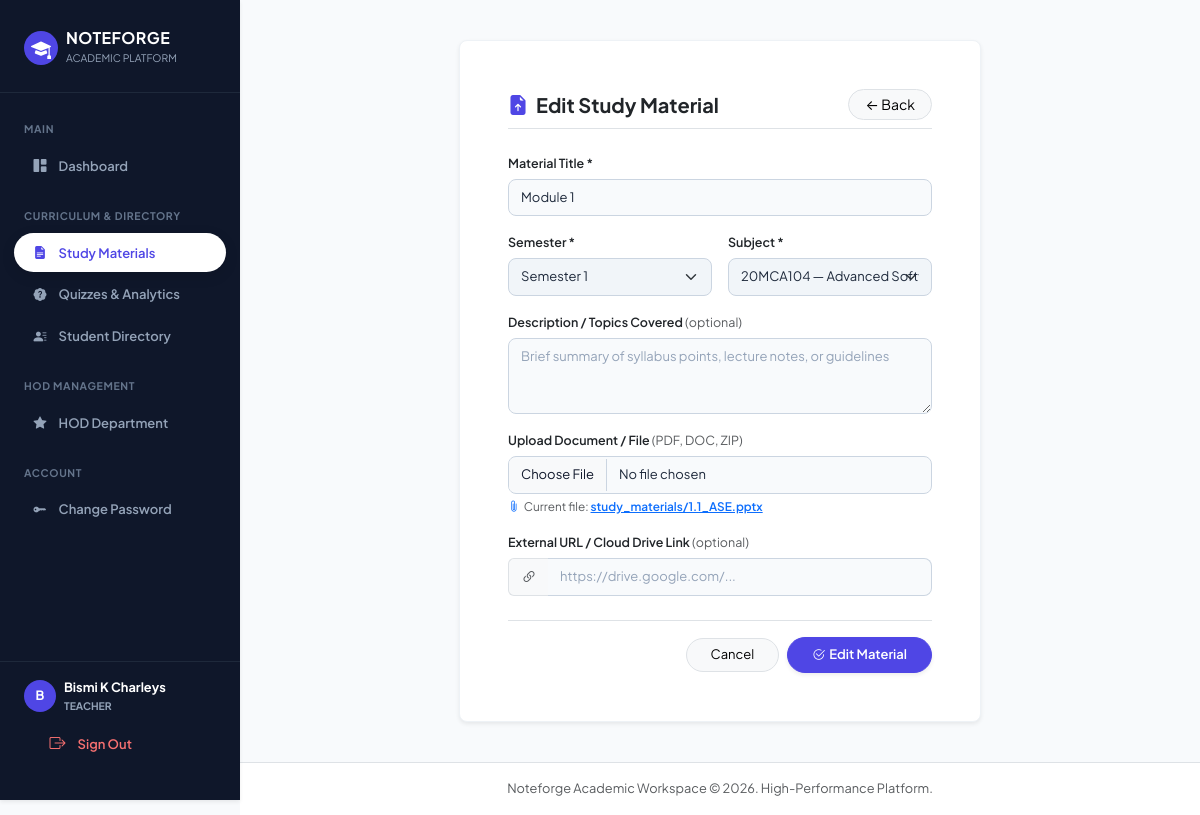
The app's page /teacher/materials/8/edit/ (signed in) with its own data.
### accounts/models.py (models this page shows, shortened)
class User(AbstractUser):
    ROLE_CHOICES = [
        ('admin',   'Admin'),
        ('teacher', 'Teacher'),
        ('student', 'Student'),
    ]
    DESIGNATION_CHOICES = [
        ('assistant_professor',  'Assistant Professor'),
        ('associate_professor',  'Associate Professor'),
    ]
    role        = models.CharField(max_length=10, choices=ROLE_CHOICES, default='student')
    department  = models.ForeignKey(
        Department, null=True, blank=True,
        on_delete=models.SET_NULL, related_name='users'
    )
    semester    = models.ForeignKey(
        Semester, null=True, blank=True,
        on_delete=models.SET_NULL, related_name='students'
    )
    semester_number = models.PositiveIntegerField(null=True, blank=True)
    batch       = models.ForeignKey(
        Batch, null=True, blank=True,
        on_delete=models.SET_NULL, related_name='students'
    )
    employee_id   = models.CharField(max_length=30, blank=True)
    phone         = models.CharField(max_length=15, blank=True)
    is_first_login = models.BooleanField(default=True)
    designation       = models.CharField(max_length=30, choices=DESIGNATION_CHOICES, blank=True)
    is_hod            = models.BooleanField(default=False)
    date_of_birth     = models.DateField(null=True, blank=True)
    assigned_subjects = models.ManyToManyField(Subject, blank=True, related_name='teachers')

class StudyMaterial(models.Model):
    subject       = models.ForeignKey(Subject, on_delete=models.CASCADE, related_name='materials')
    title         = models.CharField(max_length=200)
    description   = models.TextField(blank=True)
    file          = models.FileField(upload_to='study_materials/', blank=True, null=True)
    external_link = models.URLField(blank=True)
    uploaded_by   = models.ForeignKey(User, on_delete=models.CASCADE, related_name='uploaded_materials')
    created_at    = models.DateTimeField(auto_now_add=True)
    ai_summary            = models.TextField(blank=True, null=True)
    ai_summary_json       = models.JSONField(default=dict, blank=True)
    ai_summary_updated_at = models.DateTimeField(null=True, blank=True)
    mindmap_image         = models.ImageField(upload_to='mindmaps/', blank=True, null=True)
    mindmap_updated_at    = models.DateTimeField(null=True, blank=True)
    class Meta:
        ordering = ['-created_at']

class Subject(models.Model):
    semester     = models.ForeignKey(Semester, on_delete=models.CASCADE, related_name='subjects')
    name         = models.CharField(max_length=150)
    subject_code = models.CharField(max_length=30, unique=True)
    credits      = models.PositiveSmallIntegerField(default=0)

### teacher_panel/views.py (the view)
    def wrapper(request, *args, **kwargs):
        if not request.user.is_authenticated:
            return redirect('login')
        if request.user.role != 'teacher':
            messages.error(request, 'Access denied. Teacher portal only.')
            return redirect('login')
        if request.user.is_first_login and view_func.__name__ != 'change_password':
            messages.warning(request, 'Please change your temporary password before proceeding.')
            return redirect('teacher_change_password')
        return view_func(request, *args, **kwargs)

### templates/teacher_panel/material_form.html (shortened to what this page needs)
{% extends 'base.html' %}
{% block content %}
<div class="row justify-content-center py-3">
  <div class="col-md-9 col-lg-7">
    <div class="material-form-wrap card bg-white p-4 p-md-5 shadow-sm border-0 rounded-3" style="border: 1px solid #eef2f6 !important;">
      <div class="d-flex align-items-center justify-content-between mb-4 pb-2 border-bottom">
        <h5 class="fw-bold text-dark mb-0 d-flex align-items-center gap-2">
          <i class="bi bi-file-earmark-arrow-up-fill fs-5" style="color: var(--nf-indigo) !important;"></i>
          <span>{{ action }} Study Material</span>
        </h5>
        <a href="{% url 'teacher_material_list' %}" class="btn btn-sm btn-light border rounded-pill px-3">← Back</a>
      </div>
      <form method="post" enctype="multipart/form-data">
        <div class="mb-3">
          <label class="form-label fw-semibold text-dark">Material Title *</label>
          <input type="text" name="title" class="form-control" value="{{ material.title|default:'' }}" placeholder="e.g. Unit 1 Notes — Data Structures &amp; Algorithms" required>
        </div>
        <div class="row g-3 mb-3">
          <div class="col-md-6">
            <label class="form-label fw-semibold text-dark">Semester *</label>
            <select id="semSelect" class="form-select" onchange="loadSubjectsForSem()" {% if selected_sem %}disabled style="background-color: #f1f5f9; cursor: not-allowed;"{% else %}required{% endif %}>
              {% for s in semesters %}
              <option value="{{ s.pk }}" {% if selected_sem and selected_sem.pk == s.pk %}selected{% elif material and material.subject.semester_id == s.pk %}selected{% endif %}>Semester {{ s.number }}</option>
              {% endfor %}
            </select>
          </div>
          <div class="col-md-6">
            <label class="form-label fw-semibold text-dark">Subject *</label>
            <select id="subSelect" class="form-select" {% if not selected_sub %}name="subject" required{% else %}disabled style="background-color: #f1f5f9; cursor: not-allowed;"{% endif %}>
              {% if selected_sub %}
                <option value="{{ selected_sub.pk }}" selected>{{ selected_sub.subject_code }} — {{ selected_sub.name }}</option>
              {% elif available_subjects %}
                {% for sub in available_subjects %}
                <option value="{{ sub.pk }}" {% if material and material.subject_id == sub.pk %}selected{% endif %}>{{ sub.subject_code }} — {{ sub.name }}</option>
                {% endfor %}
              {% elif material %}
                <option value="{{ material.subject_id }}" selected>{{ material.subject.subject_code }} — {{ material.subject.name }}</option>
              {% endif %}
            </select>
          </div>
        </div>
        <div class="mb-3">
          <label class="form-label fw-semibold text-dark">Description / Topics Covered <span class="text-muted fw-normal">(optional)</span></label>
          <textarea name="description" class="form-control" rows="3" placeholder="Brief summary of syllabus points, lecture notes, or guidelines">{{ material.description|default:'' }}</textarea>
        </div>
        <div class="mb-3">
          <label class="form-label fw-semibold text-dark">Upload Document / File <span class="text-muted fw-normal">(PDF, DOC, ZIP)</span></label>
          <input type="file" name="file" class="form-control">
          {% if material.file %}
          <div class="form-text small mt-1.5 text-muted">
            <i class="bi bi-paperclip me-1 text-primary"></i>Current file: <a href="{{ material.file.url }}" target="_blank" class="fw-semibold">{{ material.file.name }}</a>
          </div>
          {% endif %}
        </div>
        <div class="mb-4">
          <label class="form-label fw-semibold text-dark">External URL / Cloud Drive Link <span class="text-muted fw-normal">(optional)</span></label>
          <div class="input-group">
            <span class="input-group-text bg-light text-muted border-end-0"><i class="bi bi-link-45deg"></i></span>
            <input type="url" name="external_link" class="form-control border-start-0" value="{{ material.external_link|default:'' }}" placeholder="https://drive.google.com/...">
          </div>
        </div>
        <div class="d-flex align-items-center justify-content-end gap-2 pt-3 border-top">
          <a href="{% url 'teacher_material_list' %}" class="btn btn-light border rounded-pill px-4" style="font-size: 13px;">Cancel</a>
          <button type="submit" class="btn btn-primary rounded-pill px-4 fw-semibold shadow-sm" style="font-size: 13px;">
            <i class="bi bi-check2-circle me-1"></i>{{ action }} Material
          </button>
        </div>
      </form>
    </div>
  </div>
</div>
{% endblock %}

### templates/base.html (shortened to what this page needs)
<!DOCTYPE html>
<html lang="en">
<head>
<link href="https://cdn.jsdelivr.net/npm/bootstrap@5.3.3/dist/css/bootstrap.min.css" rel="stylesheet">
<link rel="stylesheet" href="https://cdn.jsdelivr.net/npm/bootstrap-icons@1.11.3/font/bootstrap-icons.min.css">
</head>
<body>
<div class="d-flex">
  {% if user.is_authenticated %}
  <aside class="nf-sidebar shadow-sm" id="sidebarMenu">
    <div class="nf-sidebar-brand d-flex align-items-center justify-content-between">
      <div class="d-flex align-items-center gap-2">
        <div class="bg-primary text-white rounded-circle d-flex align-items-center justify-content-center fw-bold" style="width: 34px; height: 34px; background-color: var(--nf-indigo) !important;">
          <i class="bi bi-mortarboard-fill fs-5"></i>
        </div>
        <div>
          <div class="h6 fw-bold text-white mb-0" style="letter-spacing: 0.03em;">NOTEFORGE</div>
          <small class="text-slate-400" style="font-size: 0.65rem; color: #94a3b8;">ACADEMIC PLATFORM</small>
        </div>
      </div>
    </div>
    <nav class="py-2">
      {% if user.role == 'admin' %}
        <div class="nf-nav-header">Main Dashboard</div>
        <a href="{% url 'admin_dashboard' %}" class="nf-nav-link {% if request.resolver_match.url_name == 'admin_dashboard' %}active{% endif %}">
          <i class="bi bi-grid-1x2-fill"></i> Overview
        </a>
        <div class="nf-nav-header">Academic Roadmap</div>
        <a href="{% url 'department_list' %}" class="nf-nav-link {% if 'department' in request.resolver_match.url_name %}active{% endif %}">
          <i class="bi bi-building-fill"></i> Departments
        </a>
        <a href="{% url 'semester_list' %}" class="nf-nav-link {% if 'semester' in request.resolver_match.url_name %}active{% endif %}">
          <i class="bi bi-calendar3"></i> Semesters
        </a>
        <a href="{% url 'subject_list' %}" class="nf-nav-link {% if 'subject' in request.resolver_match.url_name %}active{% endif %}">
          <i class="bi bi-journal-bookmark-fill"></i> Subjects
        </a>
        <div class="nf-nav-header">Users & Security</div>
        <a href="{% url 'teacher_list' %}" class="nf-nav-link {% if 'teacher' in request.resolver_match.url_name %}active{% endif %}">
          <i class="bi bi-person-badge-fill"></i> Faculty Teachers
        </a>
        <a href="{% url 'student_list' %}" class="nf-nav-link {% if 'batch' in request.resolver_match.url_name or 'student' in request.resolver_match.url_name %}active{% endif %}">
          <i class="bi bi-people-fill"></i> Students & Batches
        </a>
        <div class="nf-nav-header">System</div>
        <a href="{% url 'audit_log' %}" class="nf-nav-link {% if 'audit' in request.resolver_match.url_name %}active{% endif %}">
          <i class="bi bi-activity"></i> Audit Log
        </a>
      {% elif user.role == 'teacher' %}
        <div class="nf-nav-header">Main</div>
        <a href="{% url 'teacher_dashboard' %}" class="nf-nav-link {% if request.resolver_match.url_name == 'teacher_dashboard' %}active{% endif %}">
          <i class="bi bi-grid-1x2-fill"></i> Dashboard
        </a>
        <div class="nf-nav-header">Curriculum & Directory</div>
        <a href="{% url 'teacher_material_list' %}" class="nf-nav-link {% if 'material' in request.resolver_match.url_name %}active{% endif %}">
          <i class="bi bi-file-earmark-text-fill"></i> Study Materials
        </a>
        <a href="{% url 'teacher_quiz_list' %}" class="nf-nav-link {% if 'quiz' in request.resolver_match.url_name %}active{% endif %}">
          <i class="bi bi-patch-question-fill"></i> Quizzes & Analytics
        </a>
        <a href="{% url 'teacher_student_directory' %}" class="nf-nav-link {% if 'student' in request.resolver_match.url_name %}active{% endif %}">
          <i class="bi bi-person-lines-fill"></i> Student Directory
        </a>
        {% if user.is_hod %}
        <div class="nf-nav-header">HOD Management</div>
        <a href="{% url 'teacher_hod_overview' %}" class="nf-nav-link {% if 'hod' in request.resolver_match.url_name %}active{% endif %}">
          <i class="bi bi-star-fill"></i> HOD Department
        </a>
        {% endif %}
        <div class="nf-nav-header">Account</div>
        <a href="{% url 'teacher_change_password' %}" class="nf-nav-link {% if 'password' in request.resolver_match.url_name %}active{% endif %}">
          <i class="bi bi-key-fill"></i> Change Password
        </a>
      {% endif %}
    </nav>
    <div class="mt-auto p-3 border-top border-slate-700" style="border-top: 1px solid #1e293b !important;">
      <div class="d-flex align-items-center gap-2 mb-2 px-2">
        <div class="btn-circle text-white fw-bold" style="width: 32px; height: 32px; font-size: 0.8rem; background-color: var(--nf-indigo) !important;">
          {{ user.username|slice:":1"|upper }}
        </div>
        <div class="overflow-hidden">
          <div class="fw-bold text-white text-truncate" style="font-size: 0.8rem;">{{ user.get_full_name|default:user.username }}</div>
          <span class="text-slate-400 d-block text-uppercase" style="font-size: 0.65rem; font-weight: 700; color: #94a3b8;">{{ user.role }}</span>
        </div>
      </div>
      <a href="{% url 'logout' %}" class="nf-nav-link text-danger w-100" style="color: #f87171 !important;">
        <i class="bi bi-box-arrow-right fs-6"></i> <span>Sign Out</span>
      </a>
    </div>
  </aside>
  {% endif %}
  <div class="nf-main-content flex-grow-1">
    <main class="p-3 p-md-4 flex-grow-1">
      {% block content %}{% endblock %}
    </main>
    <footer class="mt-auto py-3 px-4 bg-white border-top text-center text-muted" style="font-size: 0.8rem;">
      Noteforge Academic Workspace &copy; 2026. High-Performance Platform.
    </footer>
  </div>
</div>
</body>
</html>

### records on screen
User: username "B", get_full_name "Bismi K Charleys", role "TEACHER"
StudyMaterial: title "Module 1", file.name "study_materials/1.1_ASE.pptx"
Subject: subject_code "20MCA104 — Advanced Software Engineering"

### other values on screen
{{ action }} "Edit"
